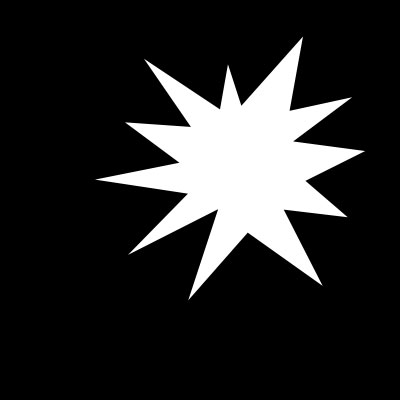
#> input picture Module 10: Image Descriptors/10.4 Hu Moments/shape_explosion.jpg, 400 x 400 px
$ python color_histograms.py --image '../../Module 10: Image Descriptors/10.4 Hu Moments/shape_explosion.jpg'
#> lines starting #> are read from the running program, lines starting #| are printed output that depends on the picture
from matplotlib import pyplot as plt
import argparse
import cv2
import imutils

# construct the argument parser and parse the arguments
ap = argparse.ArgumentParser()
ap.add_argument("-i", "--image", required=True, help="Path to the image")
args = vars(ap.parse_args())

# load the image and show it
image = cv2.imread(args["image"])
#> image is the input picture: shape (400, 400, 3); min 0, max 255, mean 41.2
cv2.imshow("Original", image)

# grab the image channels, initialize the tuple of colors and the figure
chans = cv2.split(image)
colors = ("b", "g", "r")
plt.figure()
plt.title("'Flattened' Color Histogram")
plt.xlabel("Bins")
plt.ylabel("# of Pixels")

# loop over the image channels
for (chan, color) in zip(chans, colors):
    # create a histogram for the current channel and plot it
    hist = cv2.calcHist([chan], [0], None, [256], [0, 256])
    plt.plot(hist, color=color)
    plt.xlim([0, 256])
#> this loop made 3 passes
#> color on passes 1 to 3: 'b', 'g', 'r'

# 2D histograms
fig = plt.figure()

# plot a 2D color histogram for green and blue
ax = fig.add_subplot(131)
hist = cv2.calcHist([chans[1], chans[0]], [0, 1], None, [32, 32],
                    [0, 256, 0, 256])
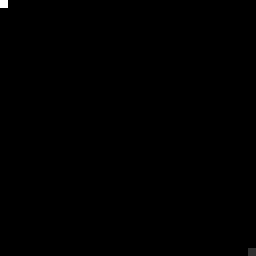
#> hist: shape (32, 32) float32 (shown 8 times larger); min 0, max 133002, mean 156.2; drawn with min black and max white
p = ax.imshow(hist, interpolation="nearest")
ax.set_title("2D Color Histogram for G and B")
plt.colorbar(p)

# plot a 2D color histogram for green and red
ax = fig.add_subplot(132)
hist = cv2.calcHist([chans[1], chans[2]], [0, 1], None, [32, 32],
                    [0, 256, 0, 256])
p = ax.imshow(hist, interpolation="nearest")
ax.set_title("2D Color Histogram for G and R")
plt.colorbar(p)

# plot a 2D color histogram for blue and red
ax = fig.add_subplot(133)
hist = cv2.calcHist([chans[0], chans[2]], [0, 1], None, [32, 32],
                    [0, 256, 0, 256])
p = ax.imshow(hist, interpolation="nearest")
ax.set_title("2D Color Histogram for B and R")
plt.colorbar(p)

# finally, let's examine the dimensionality of one of the 2D
# histograms
print(f"2D histogram shape: {hist.shape}, with {hist.flatten().shape[0]} values")
#| 2D histogram shape: (32, 32), with 1024 values

# 3D histogram
hist = cv2.calcHist([image], [0, 1, 2],
                    None, [8, 8, 8], [0, 256, 0, 256, 0, 256])
print("3D histogram shape: {}, with {} values".format(
    hist.shape, hist.flatten().shape[0]))
#| 3D histogram shape: (8, 8, 8), with 512 values

# display the image with matplotlib to avoid GUI conflicts on macOS
plt.figure()
plt.axis("off")
plt.imshow(imutils.opencv2matplotlib(image))

# show our plots
plt.show()
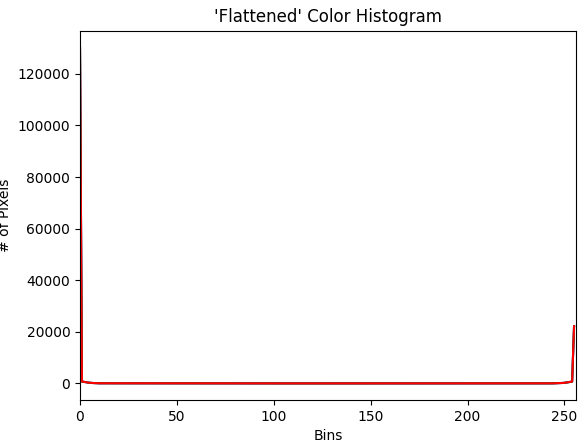
#> figure drawn by matplotlib, 1 panel; curve peaks at x = 0, y = 130276; curve peaks at x = 0, y = 130276; curve peaks at x = 0, y = 130276
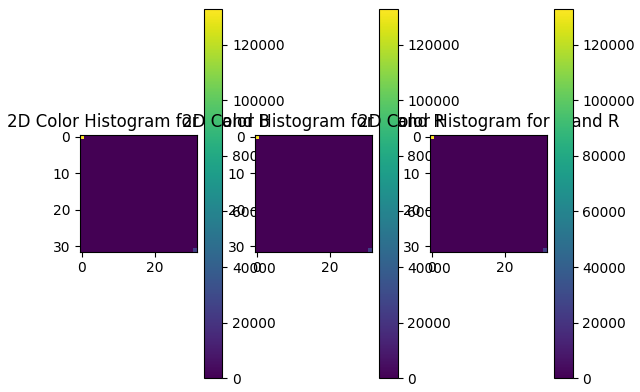
#> figure drawn by matplotlib, 6 panels
